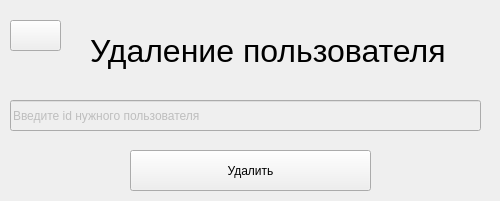
<?xml version="1.0" encoding="UTF-8"?>
<ui version="4.0">
 <class>MainWindow</class>
 <widget class="QMainWindow" name="MainWindow">
  <property name="geometry">
   <rect>
    <x>0</x>
    <y>0</y>
    <width>500</width>
    <height>201</height>
   </rect>
  </property>
  <property name="windowTitle">
   <string>MainWindow</string>
  </property>
  <property name="styleSheet">
   <string notr="true"/>
  </property>
  <widget class="QWidget" name="centralwidget">
   <widget class="QPushButton" name="back">
    <property name="geometry">
     <rect>
      <x>10</x>
      <y>20</y>
      <width>51</width>
      <height>31</height>
     </rect>
    </property>
    <property name="styleSheet">
     <string notr="true"/>
    </property>
    <property name="text">
     <string/>
    </property>
   </widget>
   <widget class="QLabel" name="reg_label">
    <property name="geometry">
     <rect>
      <x>90</x>
      <y>20</y>
      <width>511</width>
      <height>61</height>
     </rect>
    </property>
    <property name="font">
     <font>
      <pointsize>24</pointsize>
     </font>
    </property>
    <property name="text">
     <string>Удаление пользователя</string>
    </property>
   </widget>
   <widget class="QLineEdit" name="id_line">
    <property name="enabled">
     <bool>false</bool>
    </property>
    <property name="geometry">
     <rect>
      <x>10</x>
      <y>100</y>
      <width>471</width>
      <height>31</height>
     </rect>
    </property>
    <property name="text">
     <string>Введите id нужного пользователя</string>
    </property>
   </widget>
   <widget class="QPushButton" name="add_bt">
    <property name="geometry">
     <rect>
      <x>130</x>
      <y>150</y>
      <width>241</width>
      <height>41</height>
     </rect>
    </property>
    <property name="text">
     <string>Удалить</string>
    </property>
   </widget>
  </widget>
 </widget>
 <resources/>
 <connections/>
</ui>
